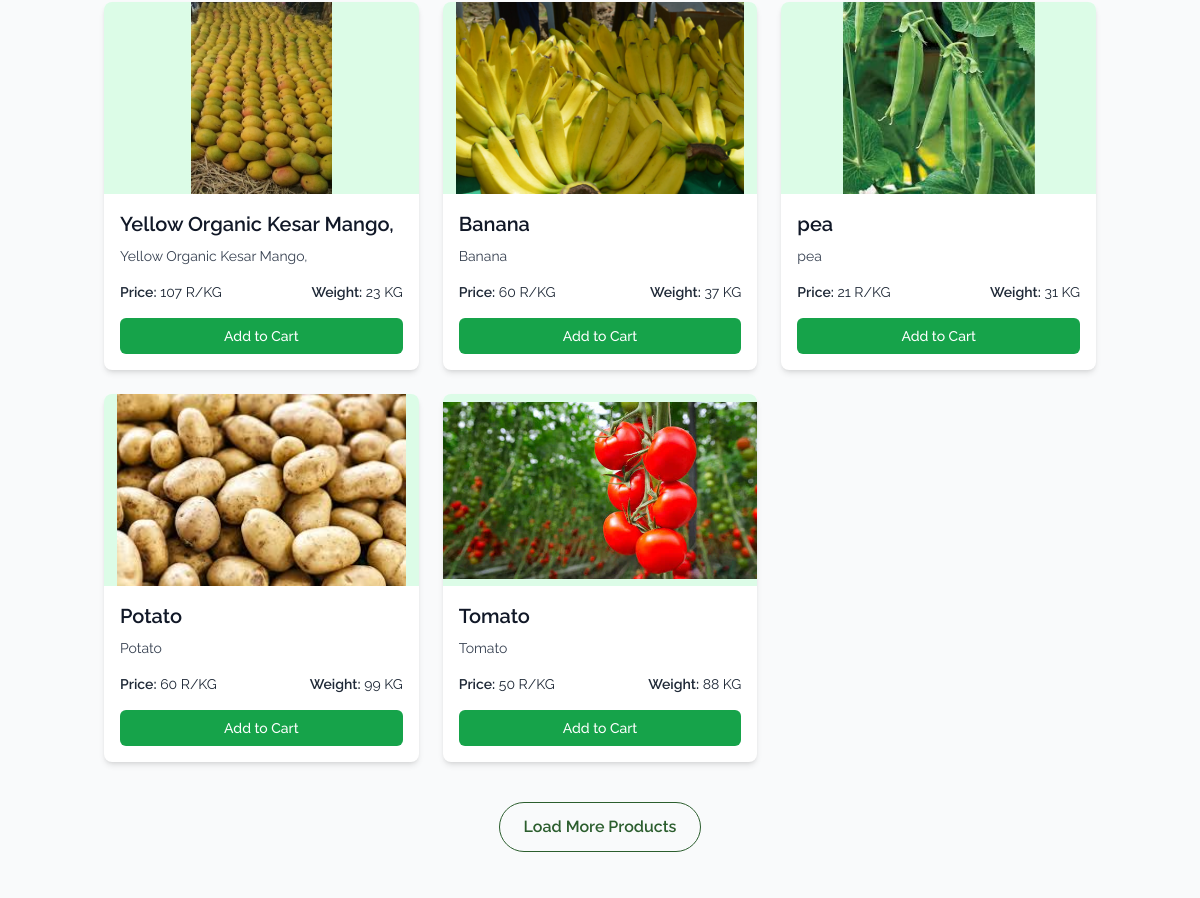
The app's page /market/ (signed in, middle part), older data.
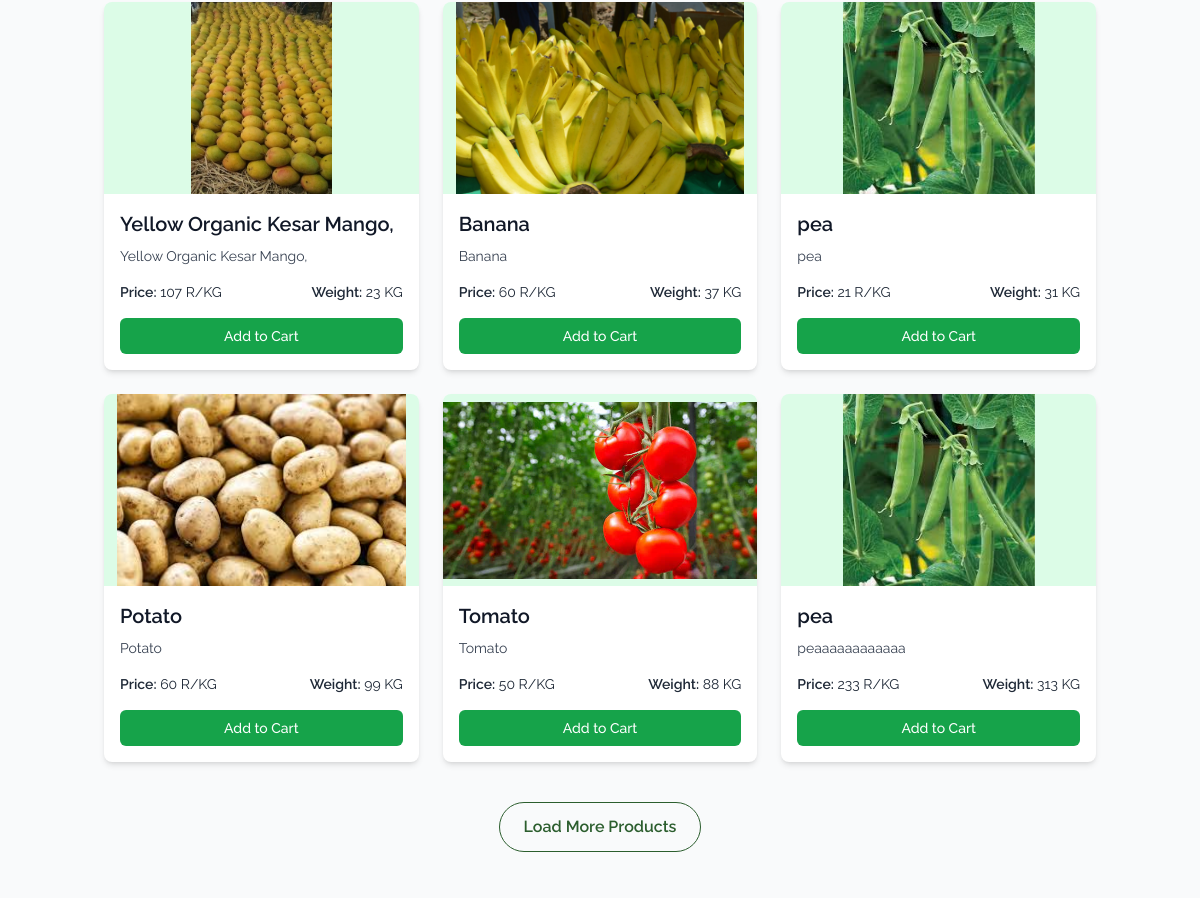
The same page, newer data.
### home/models.py (models this page shows, shortened)
class MarketItems(models.Model):
    items_name = models.CharField(max_length=1000)
    items_description = models.TextField(max_length=1000)
    category = models.ForeignKey(Category,on_delete=models.CASCADE)   # e.g. “Fertilizer”, “Tool”
    item_price = models.IntegerField()
    item_image = models.ImageField(upload_to='market_items/')
    items_weight = models.IntegerField()
    item_rating = models.IntegerField(default=0)

### home/views.py (the view)
# urls.py: path("market/",views.market,name="market"),
def market(request):
    user = request.user
    cart_items = Cart.objects.filter(user=request.user)
    total_count = cart_items.count()
    if user.is_authenticated:
        items = MarketItems.objects.all()
        context = {
            "market_items": items,
            "total_count" : total_count
        }
        return render(request, "marketplace/market.html", context)
    else:
        return redirect("login")  # replace "login" with your login URL name

### templates/marketplace/market.html (shortened to what this page needs)
{% load static %}
<!DOCTYPE html>
<html lang="en">
<head>
    <script src="https://cdn.tailwindcss.com"></script>
</head>
<body>
    <section class="py-12 bg-gray-50">
        <div class="container mx-auto px-4">
            <div class="grid grid-cols-1 sm:grid-cols-2 md:grid-cols-3 gap-6">
            {% for item in market_items %}
            <div class="bg-white rounded-lg overflow-hidden shadow-md hover:shadow-xl transition-all duration-300">
                <div class="h-48 bg-green-100 flex items-center justify-center">
                {% if item.item_image %}
                    <img src="{{ item.item_image.url }}" alt="{{ item.items_name }}" class="h-full w-auto object-contain">
                {% endif %}
                </div>
                <div class="p-4">
                <h3 class="text-xl font-semibold text-gray-900 mb-2">{{ item.items_name }}</h3>
                <p class="text-gray-700 text-sm mb-4">{{ item.items_description }}</p>
                <div class="flex justify-between items-center text-sm text-gray-800 mb-4">
                    <div>
                    <span class="font-semibold">Price:</span> {{ item.item_price }} R/KG
                    </div>
                    <div>
                    <span class="font-semibold">Weight:</span> {{ item.items_weight }} KG
                    </div>
                </div>
                <button
                class="w-full bg-green-600 hover:bg-green-700 text-white text-sm font-medium py-2 rounded-md transition"
                onclick="window.location.href='{% url 'add_to_cart' item.id %}'">
                Add to Cart
                </button>
                </div>
            </div>
            {% endfor %}
            </div>
            <div class="mt-10 flex justify-center">
                <button class="btn-outline px-6 py-3 rounded-full font-semibold">Load More Products</button>
            </div>
        </div>
    </section>
</body>
</html>

Row changes from the older to the newer data that the page shows:
added MarketItems: item_image (picture), items_name "pea", items_description "peaaaaaaaaaaaa", item_price "233", items_weight "313"
